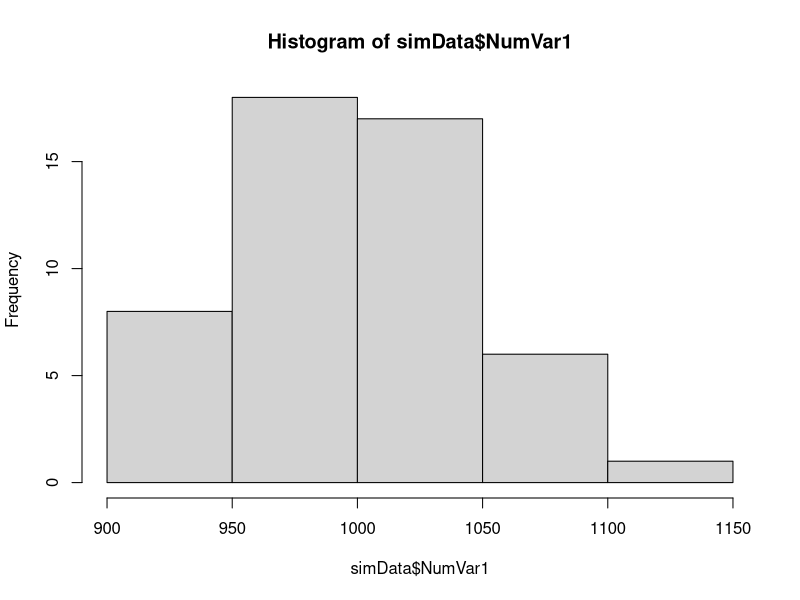
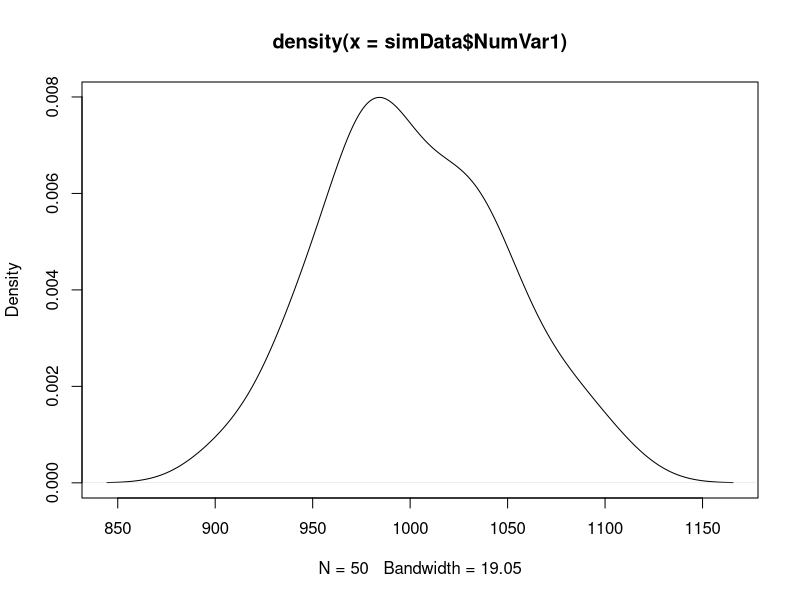
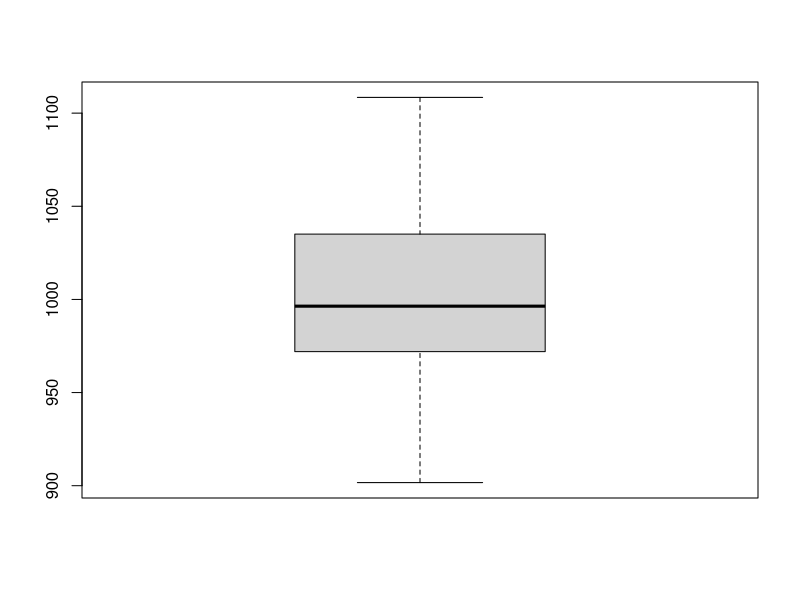
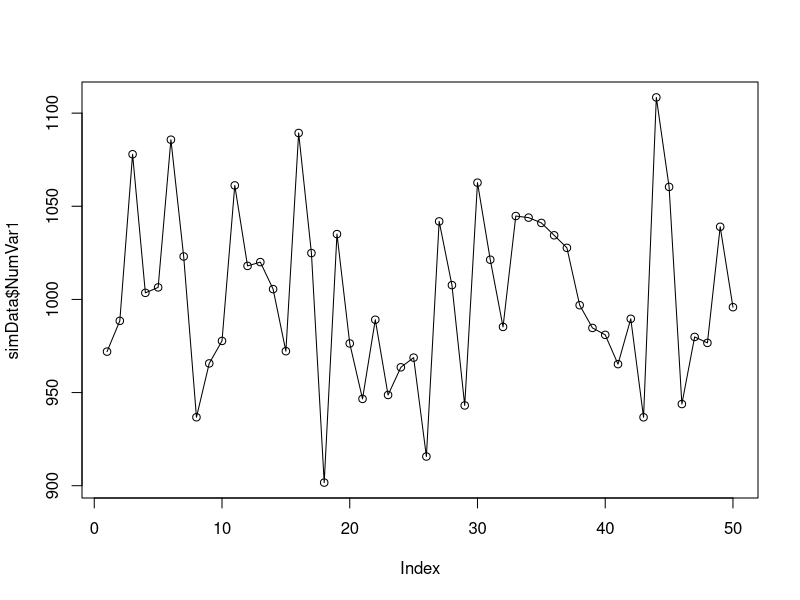
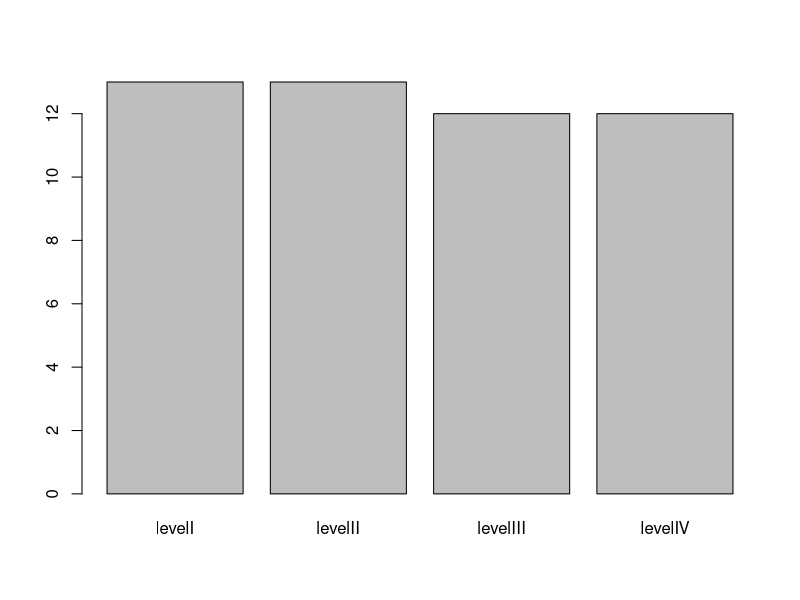
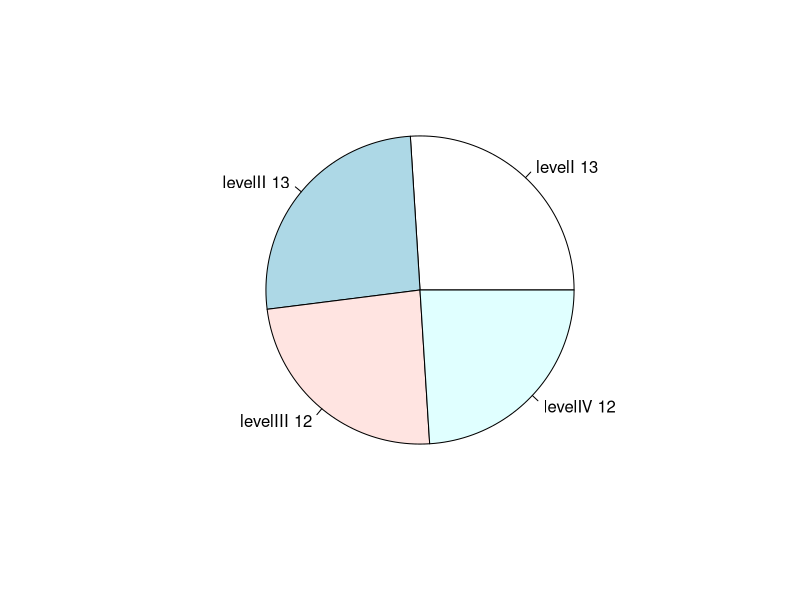
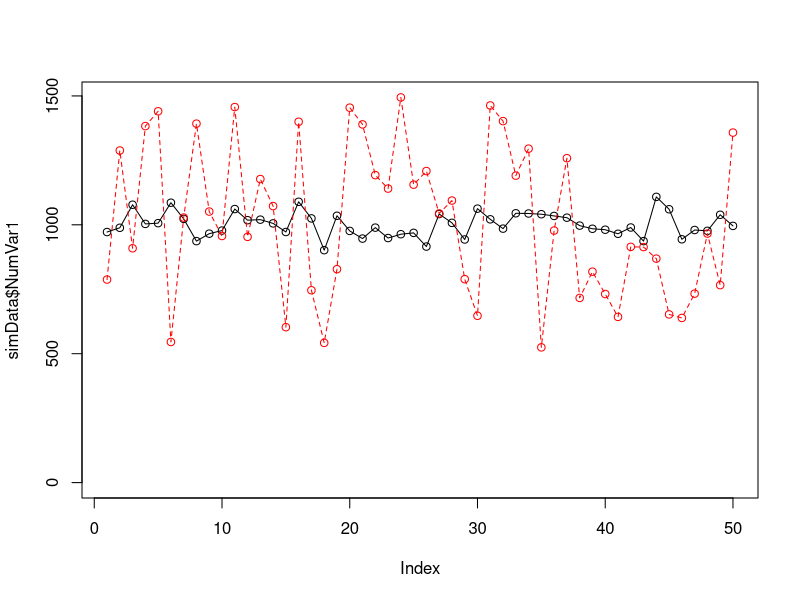
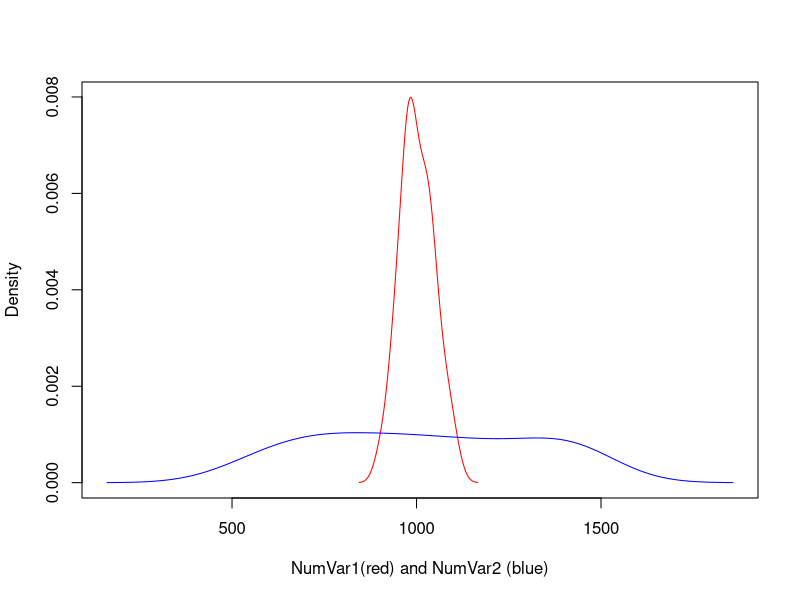

Write the R code that produced these figures, in order.
## ---- chunk 1
## 3 Factor Variables
FacVar1=as.factor(rep(c("level1","level2"),25))
FacVar2=as.factor(rep(c("levelA","levelB","levelC"),17)[-51])
FacVar3=as.factor(rep(c("levelI","levelII","levelIII","levelIV"),13)[-c(51:52)])

## 4 Numeric Vars
set.seed(123)
NumVar1=round(rnorm(n=50,mean=1000,sd=50),digits=2) ## Normal distribution
set.seed(123)
NumVar2=round(runif(n=50,min=500,max=1500),digits=2) ## Uniform distribution
set.seed(123)
NumVar3=round(rexp(n=50,rate=.001)) ## Exponential distribution
NumVar4=2001:2050
simData=data.frame(FacVar1,FacVar2,FacVar3,NumVar1,NumVar2,NumVar3,NumVar4) 
## ---- chunk 2
hist(simData$NumVar1) 
## ---- chunk 3
plot(density(simData$NumVar1))
## ---- chunk 4
boxplot(simData$NumVar1)
## ---- chunk 5
plot(simData$NumVar1,type="o")
## ---- chunk 6
plot(simData$FacVar3)
## ---- chunk 7
counts=table(simData$FacVar3) 
labs=paste(simData$FacVar3,counts)
pie(counts,labels=labs) 

## ---- chunk 8
plot(simData$NumVar1,type="o",ylim=c(0,max(simData$NumVar1,simData$NumVar2)))
lines(simData$NumVar2,type="o",lty=2,col="red")
## ---- chunk 9
dv1=density(simData$NumVar1) 
dv2=density(simData$NumVar2)
plot(range(dv1$x, dv2$x),range(dv1$y, dv2$y), type = "n", xlab = "NumVar1(red) and NumVar2 (blue)",
     ylab = "Density")
lines(dv1, col = "red")
lines(dv2, col = "blue")
## ---- chunk 10
plot(simData$NumVar1,simData$NumVar2)
## ---- chunk 11
plot(table(simData$FacVar2,simData$FacVar3))
## ---- chunk 12
bartable=table(simData$FacVar2,simData$FacVar3) 
barplot(bartable,beside=TRUE, legend=levels(unique(simData$FacVar2))) 
## ---- chunk 13
barplot(bartable, legend=levels(unique(simData$FacVar2))) ## stacked
## ---- chunk 14
barplot(prop.table(bartable,2)*100, legend=levels(unique(simData$FacVar2))) 
## ---- chunk 15
plot(simData$FacVar1,simData$NumVar1)
## ---- chunk 16
level1=simData[simData$FacVar1=="level1",] 
level2=simData[simData$FacVar1=="level2",]

dv3=density(level1$NumVar1)
dv4=density(level2$NumVar1)

plot(range(dv3$x, dv4$x),range(dv3$y, dv4$y), type = "n", xlab = "NumVar1 at Level1 (red) and NumVar1 at Level2 (blue)",ylab = "Density")
lines(dv3, col = "red")
lines(dv4, col = "blue")
## ---- chunk 17
meanagg=aggregate(simData$NumVar1, list(simData$FacVar3), mean)
dotchart(meanagg$x,labels=meanagg$Group.1) 
## ---- chunk 18
barplot(meanagg$x,names.arg=meanagg$Group.1)
## ---- chunk 19
par(mfrow=c(1,2))

bar1table=table(level1$FacVar2,level1$FacVar3)
barplot(bar1table,beside=TRUE, main="FacVar1=level1")

bar2table=table(level2$FacVar2,level2$FacVar3)
barplot(bar2table,beside=TRUE, main="FacVar1=level2", legend=levels(unique(level2$FacVar2)))
## ---- chunk 20
par(mfrow=c(1,1))

boxplot(NumVar1~interaction(FacVar1,FacVar2),data=simData)
## ---- chunk 21
meanaggg=aggregate(simData$NumVar1, list(simData$FacVar1,simData$FacVar2), mean)
meanaggg=meanaggg[order(meanaggg$Group.1),]
meanaggg$color[meanaggg$Group.2=="levelA"] = "red"
meanaggg$color[meanaggg$Group.2=="levelB"] = "blue"
meanaggg$color[meanaggg$Group.2=="levelC"] = "darkgreen"  

dotchart(meanaggg$x,labels=meanaggg$Group.2, groups=meanaggg$Group.1,color=meanaggg$color) 
## ---- chunk 22
interaction.plot(meanaggg$Group.2,meanaggg$Group.1,meanaggg$x,type="b", col=c(1:2),pch=c(18,24)) 
## ---- chunk 23
par(mfrow=c(1,2))

level1=meanaggg[meanaggg$Group.1=="level1",]
level2=meanaggg[meanaggg$Group.1=="level2",]

barplot(level1$x,names.arg=level1$Group.2, main="FacVar1=level1")
barplot(level2$x,names.arg=level2$Group.2, main="FacVar1=level2")
## ---- chunk 24
par(mfrow=c(1,1))
plot(simData$NumVar1,simData$NumVar2, col=simData$FacVar1)
legend("topright",levels(simData$FacVar1),fill=simData$FacVar1)
## ---- chunk 25
plot(simData$NumVar4,simData$NumVar1,type="o",ylim=c(0,max(simData$NumVar1,simData$NumVar2)))## join dots with lines

lines(simData$NumVar4,simData$NumVar2,type="o",lty=2,col="red")
## ---- chunk 26
radius <- sqrt( simData$NumVar3/ pi )
symbols(simData$NumVar1,simData$NumVar2,circles=radius, inches=.25,fg="white", bg="red", main="Sized by NumVar3")
## ---- chunk 27
pairs(simData[,4:7], col=simData$FacVar1)
